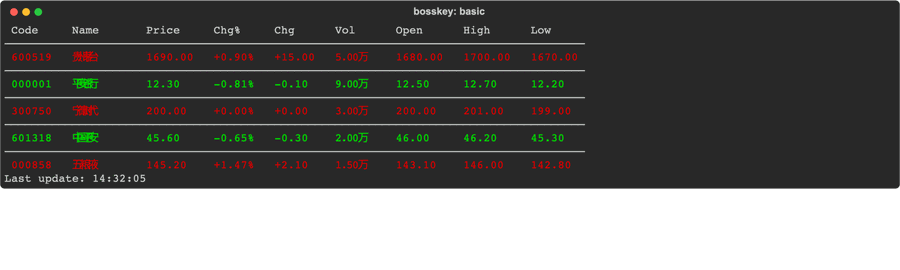
#> input picture docs/screenshot-demo.gif, 900 x 270 px
$ python -i make_screenshots.py   (imports and definitions only)
#> lines starting #> are read from the running program, lines starting #| are printed output that depends on the picture; after the words box and inside, x2 and y2 are one past the last pixel; in counts of white or black regions, pixels touching at a corner belong together
#> further down, picture is the input picture: PIL image 900x270 P; mean R, G, B, A 33.3, 32.6, 31.2, 178.5
"""重新生成 docs/ 下的截图资源。

- screenshot-normal.svg   : 正常模式（mode 3，含持仓/成本/收益列 + 底部汇总）
- screenshot-boss.svg     : 老板模式（Docker build 伪日志）
- screenshot-demo.gif     : 演示动画（按 t 循环 4 种显示模式 → 按 b 切老板模式）

用法:
    python scripts/make_screenshots.py [--gif-only] [--width N]

依赖:
    rich（项目运行时依赖）；macOS qlmanage（SVG→PNG 栅格化，合成 GIF 时需要）。

SVG 由 Rich 的 export_svg 直接生成；PNG/GIF 仅用于 demo 动画。
"""

import argparse
import io
import subprocess
import tempfile
from pathlib import Path

from PIL import Image
from rich.console import Console

from bosskey_stock import app
from bosskey_stock.boss import BossGenerator

ROOT = Path(__file__).resolve().parent.parent
DOCS = ROOT / "docs"

WIDTH = 132
GIF_WIDTH = 900


# [25 lines left out: function _stocks, not called in this run]


HOLDINGS = {
    "600519": {"shares": 100, "cost": 1600.0},
    "000001": {"shares": 300, "cost": 12.34},
    "601318": {"shares": 200, "cost": 44.0},
}


# [49 lines left out: functions _export_svg, _boss_view, _render_gif_frames, not called in this run]


def _crop_to_content(im):
    """裁剪掉 qlmanage 的不透明白边，保留终端内容（暗色背景）。"""
    gray = im.convert("L")
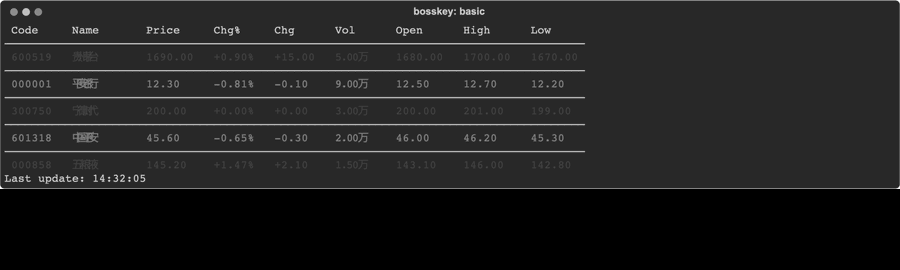
#> gray: PIL image 900x270 L; min 0, max 254, mean 32.7
    mask = gray.point(lambda p: 255 if p < 245 else 0)
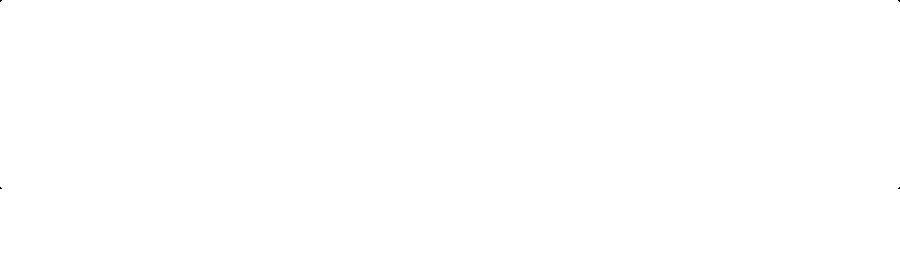
#> mask: PIL image 900x270 L; 100% white; black in thin lines or dots, all inside (x1, y1, x2, y2) = (0, 0, 900, 189)
    bbox = mask.getbbox()
#> bbox = (0, 0, 900, 270)
    return im.crop(bbox) if bbox else im


# [84 lines left out: functions _svg_to_png, _make_gif, main, not called in this run]


# [2 lines not run here, left out]

>>> from PIL import Image
>>> picture = Image.open('../docs/screenshot-demo.gif')
>>> result = _crop_to_content(picture)
